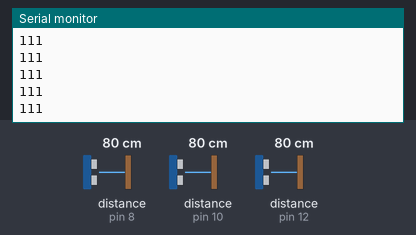
The sketch below on a simulated Arduino Uno, built with avr-gcc and run on an emulated ATmega328P. Parts: the last lines printed to the serial monitor. Wiring (inferred from the names in the program): 3 × ultrasonic range finder: trigger pin 9, echo pin 8 / trigger pin 11, echo pin 10 / trigger pin 13, echo pin 12. The test bench sets the inputs (shaded band); at power-on: distance to the obstacle (sensors on pin 8, pin 10, pin 12) 80 cm. The echo pulse lasts 58.3 µs per cm.

Above: at 1.2 s.
1.3 s: distance to the obstacle (sensor on pin 8) set to 2 cm
At 2.2 s:
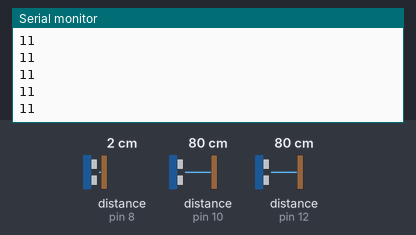
2.8 s: distance to the obstacle (sensor on pin 10) set to 2 cm
At 3.9 s:
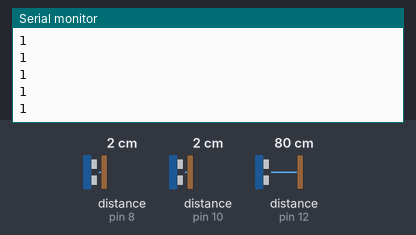
4.3 s: distance to the obstacle (sensor on pin 12) set to 2 cm
At 5.1 s:
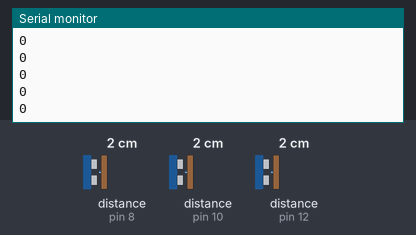
5.8 s: distance to the obstacle (sensor on pin 8) set to 18 cm
At 6.5 s:
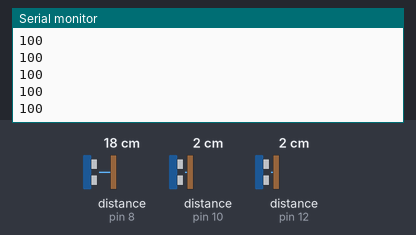
7.3 s: distance to the obstacle (sensor on pin 10) set to 18 cm
At 8.3 s:
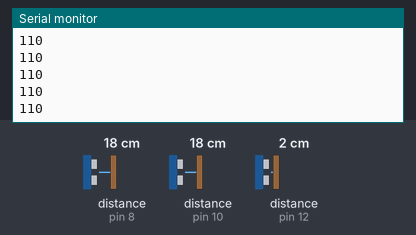
Timing chart, 0 to 9.8 s (numbered marks = the images above; inputs shaded):
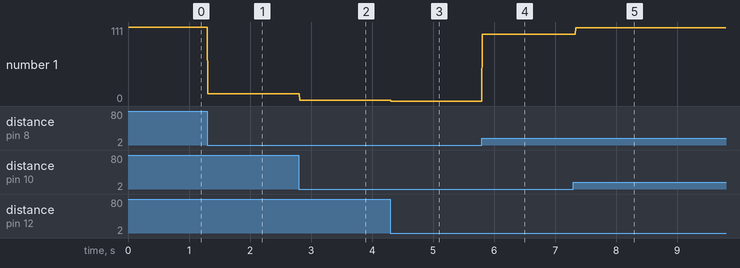

Measured:
- after the input at 1.3 s, the serial monitor: prints a new line at once (image 1)
- after the input at 2.8 s, the serial monitor: prints a new line at once (image 2)
- after the input at 4.3 s, the serial monitor: prints a new line at once (image 3)
- after the input at 5.8 s, the serial monitor: prints a new line at once (image 4)
- after the input at 7.3 s, the serial monitor: prints a new line at once (image 5)
- plotted number 1: 111 → 11 after the input at 1.3 s, 11 → 1 after the input at 2.8 s, 1 → 0 after the input at 4.3 s, 0 → 100 after the input at 5.8 s, 100 → 110 after the input at 7.3 s

The sketch:

AdKeyRead_Arduino.ino
```cpp
#define trigPin1 13
#define echoPin1 12
#define trigPin2 11
#define echoPin2 10
#define trigPin3 9
#define echoPin3 8
#include <stdlib.h>
#include <SoftwareSerial.h>
SoftwareSerial mySerial(2,3);//define the virtual rx tx

boolean a = true;

void setup() {
  Serial.begin (9600);
  pinMode(trigPin1, OUTPUT);
  pinMode(echoPin1, INPUT);
  pinMode(trigPin2, OUTPUT);
  pinMode(echoPin2, INPUT);
  pinMode(trigPin3, OUTPUT);
  pinMode(echoPin3, INPUT);
  while(!Serial){
  }
  mySerial.begin(9600);
}

void loop() {
  int result1, result2, result3, result4, result5, result;
  float duration, distance;
  digitalWrite(trigPin1, LOW);  // Added this line
  delayMicroseconds(2); // Added this line
  digitalWrite(trigPin1, HIGH);
  //delayMicroseconds(1000); - Removed this line
  delayMicroseconds(10); // Added this line
  digitalWrite(trigPin1, LOW);
  duration = pulseIn(echoPin1, HIGH);
  distance = (duration/2) / 29.1;
  /*
   For the distance, when 10.10 or more cm means to be not pressed
   when 9.50 or less cm means to be pressed.
   */
   if (distance < 19.6) {
    result1 = 0;
   }else{
    result1 = 1;
   }

  digitalWrite(trigPin2, LOW);  // Added this line
  delayMicroseconds(2); // Added this line
  digitalWrite(trigPin2, HIGH);
  //delayMicroseconds(1000); - Removed this line
  delayMicroseconds(10); // Added this line
  digitalWrite(trigPin2, LOW);
  duration = pulseIn(echoPin2, HIGH);
  distance = (duration/2) / 29.1;
  /*
   For the distance, when 10.10 or more cm means to be not pressed
   when 9.50 or less cm means to be pressed.
   */
   if (distance < 12) {
    result2 = 0;
   }else{
    result2 = 1;
   }
  //Serial.println(result2);

  digitalWrite(trigPin3, LOW);  // Added this line
  delayMicroseconds(2); // Added this line
  digitalWrite(trigPin3, HIGH);
  //delayMicroseconds(1000); - Removed this line
  delayMicroseconds(10); // Added this line
  digitalWrite(trigPin3, LOW);
  duration = pulseIn(echoPin3, HIGH);
  distance = (duration/2) / 29.1;
  /*
   For the distance, when 10.10 or more cm means to be not pressed
   when 9.50 or less cm means to be pressed.
   */
   if (distance < 13.7) {
    result3 = 0;
   }else{
    result3 = 1;
   }

  result = result3 * 100 + result2 * 10 + result1;
  Serial.println(result);
  mySerial.write(result);
  delay(1);
}
```
